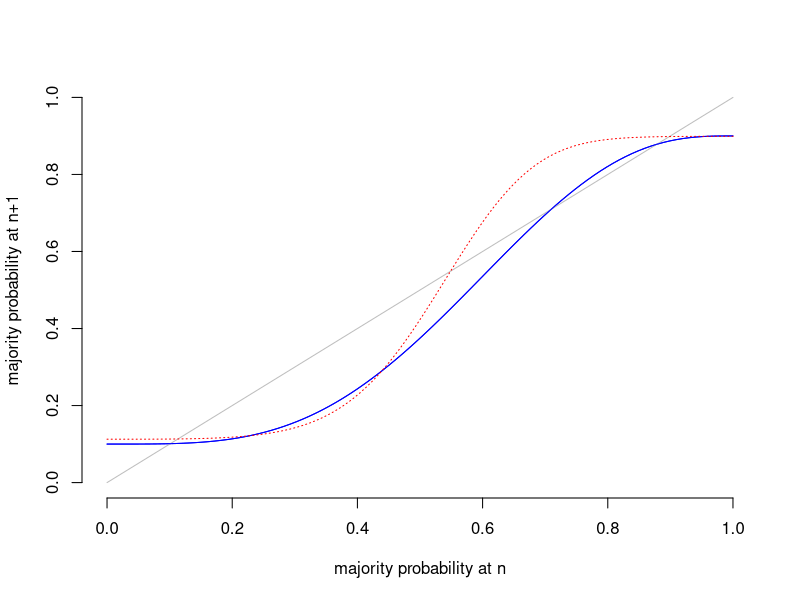

This chart was generated by the following R code: (Note: this script raises an error after producing the figure.)
############################################################
# dynaical systems approach
############################################################

# probability random graph for 1 given neighbourhood, majority rule
phi <- function(x,n,p=0.23){
	n0 <- round(n/2)
	r <- 0:n
	z <- choose(n,r)*(x^(r))*(1-x)^(n-r)*ifelse(r<=n0,p,1-p)
	phiz <- sum(z)
	return(phiz)
}


# probability random graph for 1 given neighbourhood for Ising probability
psi.rho <- function(x,n,theta=-0.23,theta0=-4,pe=0.2){
	z <- array(0,dim=c(length(x),n))
	nu <- round(n*pe)
	for(i in 0:nu) {
		xn <- 1/(1+exp(-theta0-theta*(i-1)))
		z[,i] <- xn*choose(nu,i-1)*x^(i-1)*(1-x)^(nu-i+1)
	}
	phiz <- apply(z,1,sum)
	return(phiz)
}


############################################################
####  majority process								   


# probability plots for binomial process, majority rule
n <- 20
pe <- 0.3
x <- seq(0,1,len=100)
rhox <- c()
for(i in 1:length(x)) rhox[i] <- phi(x[i],n=round(pe*n),p=0.1)
plot(x,rhox,type='l',bty='n',col='blue',xlab='majority probability at n',ylab='majority probability at n+1',ylim=c(0,1),xlim=c(0,1))
lines(c(0,1),c(0,1),col='gray')
lines(x,rhox,col='blue')
for(i in 1:length(x)) rhox[i] <- phi(x[i],n=round(pe*n),p=0.3)
 for(i in 1:length(x)) rhox[i] <- phi(phi(x[i],n=round(pe*n),p=0.9),n=round(pe*n),p=0.9) # higher order steps
lines(x,rhox,col='red',lty=3)
text(locator(1),expression(theta==0.1),col='blue')
text(locator(1),expression(theta==0.3),col='red')

# probability plots for binomial process, majority rule, higher order steps
n <- 20
pe <- 0.3
x <- seq(0,1,len=100)
rhox <- c()
for(i in 1:length(x)) rhox[i] <- phi(x[i],n=round(pe*n),p=0.9)
plot(x,rhox,type='l',bty='n',col='red',xlab='majority probability at n',ylab='majority probability at n+1/n+2',ylim=c(0,1),xlim=c(0,1),lty=3)
lines(c(0,1),c(0,1),col='gray')
lines(x,rhox,col='red',lty=3)
#for(i in 1:length(x)) rhox[i] <- phi(x[i],n=round(pe*n),p=0.3)
for(i in 1:length(x)) rhox[i] <- phi(phi(x[i],n=round(pe*n),p=0.9),n=round(pe*n),p=0.9) # higher order steps
lines(x,rhox,col='red')
text(locator(1),expression(theta==0.9),col='red')
text(locator(1),expression(f),col='red')
text(locator(1),expression(f^2),col='red')


############################################################
## binomial orbits (majority rule)

# orbit for function psi with Ising model
phi.orbit <- function(x,n,theta,pe=0.2,N=100,M=100,rg=TRUE){
  z <- rep(0,N)
  z[1] <- x
  nu <- round(pe*n)
  for(i in c(2:(N-1))){
	y <- rep(0,nu)
	for(k in 0:nu) {
		xn <- ifelse(k<=nu/2,theta,1-theta)
		if(rg) y[k] <- xn*choose(nu,k)*z[i-1]^(nu-k)*(1-z[i-1])^(k)
		if(!rg) y[k] <- xn
	}
	if(rg) z[i+1] <- sum(y) 
	if(!rg) z[i+1] <- y[nu]
  }
  return(z[c((N-M):N)])
}

# test functions
fo <- phi.orbit(x=runif(1,0,1),theta=0.2,n=20,pe=0.4,rg=TRUE,N=500,M=500)
plot(fo,type='l',col='blue',bty='n',ylim=c(0,1),xlab='time',ylab='Ising probability')

# bifurcation plots
my.r <- seq(0,1, by=0.001)
system.time(Orbit <- sapply(my.r, phi.orbit,  x=runif(1,0,1), n=20,pe=0.3, N=500, M=10))
Orbit <- as.vector(Orbit)
r <- sort(rep(my.r, 10+1))
plot(r,Orbit,pch=16,cex=0.3,col='lightsteelblue4',bty='n',ylim=c(0,1),xlab=expression(theta),ylab='majorityprobability')
lines(c(0.1,0.1),c(0,1),col='blue')
lines(c(0.3,0.3),c(0,1),col='red',lty=3)

############################################################
####  Ising process								       

# plots for Ising process
x <- seq(0,1,len=100)
rhox <- psi.rho(x,n=20,theta=1.2,theta0=-4,pe=0.4)
plot(x,rhox,type='l',bty='n',col='blue',xlab="ising probability at n",ylab="Ising probability at n+1",ylim=c(0,1),xlim=c(0,1))
lines(c(0,1),c(0,1),col='gray')
lines(x,rhox,col='blue')
rhox <- psi.rho(x,n=20,theta=2.7,theta0=-4,pe=0.4)
lines(x,rhox,col='red',lty=3)
text(locator(1),expression(theta==1.2),col='blue')
text(locator(1),expression(theta==2.7),col='red')

# plots for Ising process, higher order steps
x <- seq(0,1,len=100)
rhox <- psi.rho(x,n=20,theta=2.7,theta0=-4,pe=0.4)
plot(x,rhox,type='l',bty='n',col='red',xlab="ising probability at n",ylab="Ising probability at n+1",ylim=c(0,1),xlim=c(0,1),lty=3)
lines(c(0,1),c(0,1),col='gray')
lines(x,rhox,col='red',lty=3)
rhox <- psi.rho(psi.rho(x,n=20,theta=2.7,theta0=-4,pe=0.4),n=20,theta=2.7,theta0=-4,pe=0.4)
lines(x,rhox,col='red')
text(locator(1),expression(f),col='red')
text(locator(1),expression(f^2),col='red')
text(locator(1),expression(theta==2.7),col='red')

############################################################
## Ising orbits

# orbit for function psi with Ising model
psi.orbit <- function(x,n,theta,pe=0.2,N=100,M=100,rg=TRUE,theta0=-4){
  z <- rep(0,N)
  z[1] <- x
  nu <- round(pe*n)
  for(i in c(2:(N-1))){
	y <- rep(0,nu)
	for(k in 1:nu) {
		xn <- 1/(1+exp(-theta*(k-1)-theta0)) 
		if(rg) y[k] <- xn*choose(nu,k-1)*z[i-1]^(k-1)*(1-z[i-1])^(nu-k+1)
		if(!rg) y[k] <- xn
	}
	if(rg) z[i+1] <- sum(y) 
	if(!rg) z[i+1] <- y[nu]
  }
  return(z[c((N-M):N)])
}

# test functions
fo <- psi.orbit(x=runif(1,0,1),theta=1.1,n=20,pe=0.4,rg=TRUE,theta0=-4,N=50000,M=50000)
plot(fo,type='l',col='blue',bty='n',ylim=c(0,1),xlab='time',ylab='Ising probability')

# plot(fo[22001:23000],type='l',col='blue',bty='n',ylim=c(0,1),xlab='time',ylab='Ising probability')

# bifurcation plots
my.r <- seq(0,3, by=0.001)
system.time(Orbit <- sapply(my.r, psi.orbit,  x=runif(1,0,1), n=20, theta0=-4,pe=0.4, N=1000, M=10))
Orbit <- as.vector(Orbit)
r <- sort(rep(my.r, 10+1))
plot(r,Orbit,pch=16,cex=0.3,col='lightsteelblue4',bty='n',ylim=c(0,1),xlab=expression(theta),ylab='Ising probability')
lines(c(1.2,1.2),c(0,1),col='blue')
lines(c(2.7,2.7),c(0,1),col='red',lty=3)


### wave plots of dynamics (a la Palmer)
ktim <- 100
fo <- rep(NA,100)
plot(fo,type='p',col='#0000FF50',bty='n',ylim=c(0,1),xlab='time',ylab='Ising probability',pch=16)
for(i in 1:ktim){
	fo <- psi.orbit(x=runif(1,0,1),theta=0.2,n=20,pe=0.4,rg=TRUE,theta0=-4,N=100,M=100)
	lines(fo,col='#0000FF50') #paletteer_d("colorBlindness::Blue2DarkOrange18Steps")[i])
}
